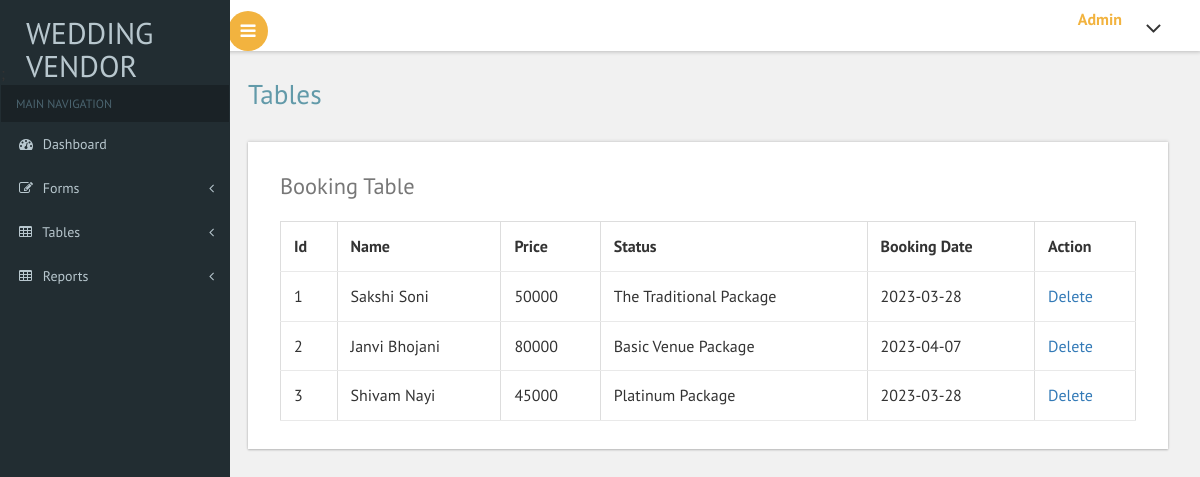
The page /admin/booking_tbl.php (signed in) on the database its author committed.
### tables this page shows
CREATE TABLE `tbl_package` (
  `package_id` int(10) NOT NULL,
  `package_name` varchar(40) NOT NULL,
  `package_image` varchar(100) NOT NULL,
  `package_details` varchar(5000) NOT NULL,
  `package_price` int(8) NOT NULL,
  `category_id` int(10) NOT NULL,
  `vendor_id` int(10) NOT NULL
);

CREATE TABLE `tbl_booking` (
  `booking_id` int(10) NOT NULL,
  `booking_name` varchar(20) NOT NULL,
  `booking_price` int(8) NOT NULL,
  `booking_status` varchar(20) NOT NULL,
  `user_id` int(10) NOT NULL,
  `category_id` varchar(50) NOT NULL,
  `booking_date` date NOT NULL
);

### admin/booking_tbl.php (the view, shortened to what this page needs)
<!DOCTYPE HTML>
<html>
<head>
	<link href="css/bootstrap.css" rel='stylesheet' type='text/css' />
	<link href="css/style.css" rel='stylesheet' type='text/css' />
	<link href="css/font-awesome.css" rel="stylesheet">
	<link href='css/SidebarNav.min.css' media='all' rel='stylesheet' type='text/css' />
	<link href="css/custom.css" rel="stylesheet">
</head>
<body class="cbp-spmenu-push">
	<div class="main-content">
		<?php
		include './themepart/sidebar.php';
		?>
	</div>
	<?php
	include './themepart/header.php';
	?>
	<div id="page-wrapper">
		<div class="main-page">
			<div class="tables">
				<h2 class="title1">Tables</h2>
				<div class="table-responsive bs-example widget-shadow">
					<h4>Booking Table</h4>
					<table class="table table-bordered">
						<thead>
							<tr>
								<th>Id</th>
								<th>Name</th>
								<th>Price</th>
								<th>Status</th>
																<th>Booking Date</th>
								<th>Action</th>
							</tr>
						</thead>
						<?php
						$connection = mysqli_connect("localhost", "root", "", "wedding_old");
						$query = mysqli_query($connection,"SELECT
						`tbl_booking`.`booking_id`
						, `tbl_booking`.`booking_name`
						, `tbl_booking`.`booking_status`
						, `tbl_package`.`package_name`
						, `tbl_booking`.`booking_date`
						, `tbl_package`.`package_price`
					FROM
						`tbl_package`
						INNER JOIN `tbl_booking`
							ON (`tbl_package`.`package_id` = `tbl_booking`.`category_id`);") or die(mysqli_error($connection));
						while ($row = mysqli_fetch_array($query)) {
							echo "<td>{$row['booking_id']} </td> <td>{$row['booking_name']} </td> <td>{$row['package_price']} </td><td>{$row['package_name']} </td>  <td>{$row['booking_date']}</td>";
							echo "<td><a href = '?did={$row['booking_id']}'>Delete</a></td>";
						}
						echo "</table>";
						?>
				</div>
			</div>
		</div>
	</div>
</body>
</html>

### admin/css/custom.css (style rules this page uses)
#page-wrapper { padding:5em 2em 2.5em; background-color: #F1F1F1; }

### rows shown on the page
tbl_package: tbl_booking.booking_id "1", tbl_booking.booking_name "Sakshi Soni", package_price "50000", package_name "The Traditional Package", tbl_booking.booking_date "2023-03-28"
tbl_package: tbl_booking.booking_id "2", tbl_booking.booking_name "Janvi Bhojani", package_price "80000", package_name "Basic Venue Package", tbl_booking.booking_date "2023-04-07"
tbl_package: tbl_booking.booking_id "3", tbl_booking.booking_name "Shivam Nayi", package_price "45000", package_name "Platinum Package", tbl_booking.booking_date "2023-03-28"
